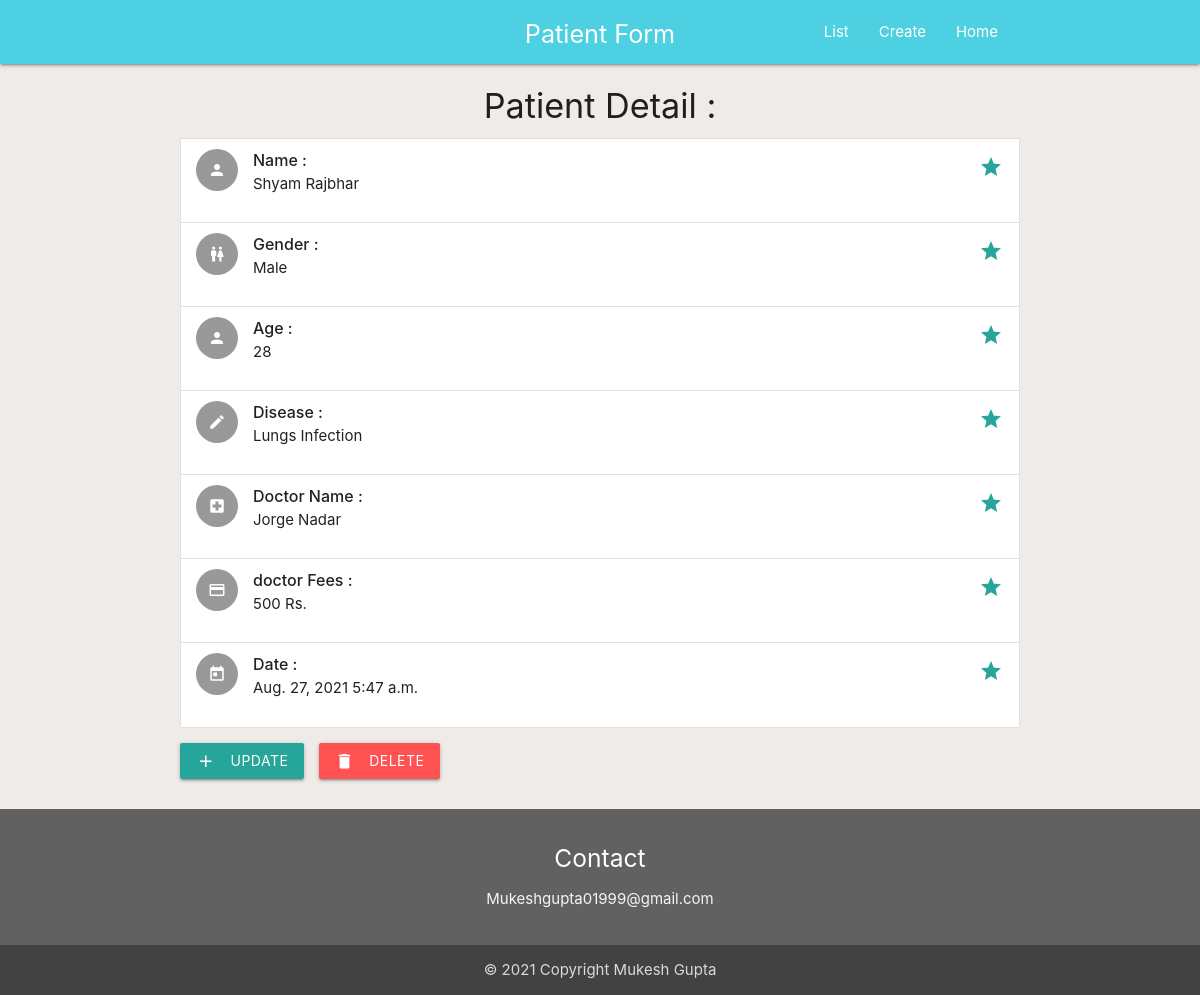
The page /detail/4 on the database its author committed.
### patient/models.py (models this page shows)
class Patient(models.Model):
    CHOICE = (
        ('Male', 'Male'),
        ('Female', 'Female'),
        ('Other','Other')
        )
    First_name = models.CharField(max_length=100)
    Last_name = models.CharField(max_length=100)
    Gender=models.CharField(max_length=100,choices=CHOICE)
    Age = models.PositiveIntegerField()
    Disease = models.CharField(max_length=200)
    Doctor_name = models.CharField(max_length=100)
    Doctor_Fees = models.PositiveIntegerField(default=500)
    date=models.DateField()
    time=models.TimeField()

### patient/views.py (the view)
# urls.py: path('detail/<int:pk>',views.detail,name='detail'),
def detail(request,pk):
    patient=get_object_or_404(Patient,pk=pk)
    return render(request,'detail.html',{'patient':patient})

### templates/detail.html (shortened to what this page needs)
<!DOCTYPE html>
{% extends 'base.html' %}
{% block content %}
<div class="container" style="margin-bottom:30px" >
    <h4 class="center">Patient Detail :</h4>
        <ul class="collection">
           <li class="collection-item avatar">
             <i class="material-icons circle">person</i>
               <span class="title"><strong>Name :</strong></span>
             <p>{{patient.First_name|capfirst}} {{patient.Last_name|capfirst}}</p>
             <a href="#!" class="secondary-content"><i class="material-icons">grade</i></a>
           </li>
               <li class="collection-item avatar">
             <i class="material-icons circle">wc</i>
               <span class="title"><strong>Gender :</strong></span>
             <p>{{patient.Gender|capfirst}}</p>
             <a href="#!" class="secondary-content"><i class="material-icons">grade</i></a>
           </li>
               <li class="collection-item avatar">
             <i class="material-icons circle">person</i>
               <span class="title"><strong>Age :</strong></span>
             <p>{{patient.Age}}</p>
             <a href="#!" class="secondary-content"><i class="material-icons">grade</i></a>
           </li>
               <li class="collection-item avatar">
             <i class="material-icons circle">edit</i>
               <span class="title"><strong>Disease :</strong></span>
             <p>{{patient.Disease|title}}</p>
             <a href="#!" class="secondary-content"><i class="material-icons">grade</i></a>
           </li>
               <li class="collection-item avatar">
             <i class="material-icons circle">local_hospital</i>
               <span class="title"><strong>Doctor Name :</strong></span>
             <p>{{patient.Doctor_name|title}}</p>
             <a href="#!" class="secondary-content"><i class="material-icons">grade</i></a>
           </li>
               <li class="collection-item avatar">
             <i class="material-icons circle">payment</i>
               <span class="title"><strong>doctor Fees :</strong></span>
             <p>{{patient.Doctor_Fees}} Rs.</p>
             <a href="#!" class="secondary-content"><i class="material-icons">grade</i></a>
           </li>   <li class="collection-item avatar">
             <i class="material-icons circle">today</i>
               <span class="title"><strong>Date :</strong></span>
             <p>{{patient.date}} {{patient.time}}</p>
             <a href="#!" class="secondary-content"><i class="material-icons">grade</i></a>
           </li>
         </ul>
    <a href="{% url 'update' patient.pk %}" class="btn waves-effect waves-light" style="margin-right:10px"><i class="large material-icons left">add</i> Update</a>
    <a href="{% url 'delete' patient.pk %}" class="btn waves-effect waves-light #ff5252 red accent-2"><i class="large material-icons left">delete</i> delete</a>
</div>
{% endblock %}

### templates/base.html (style rules this page uses)
body { display: flex; min-height: 100vh; flex-direction: column; }

### rows shown on the page
Patient: First_name "Shyam", Last_name "Rajbhar", Gender "Male", Age "28", Disease "Lungs Infection", Doctor_name "Jorge Nadar", Doctor_Fees "500", date "Aug. 27, 2021", time "5:47 a.m."
